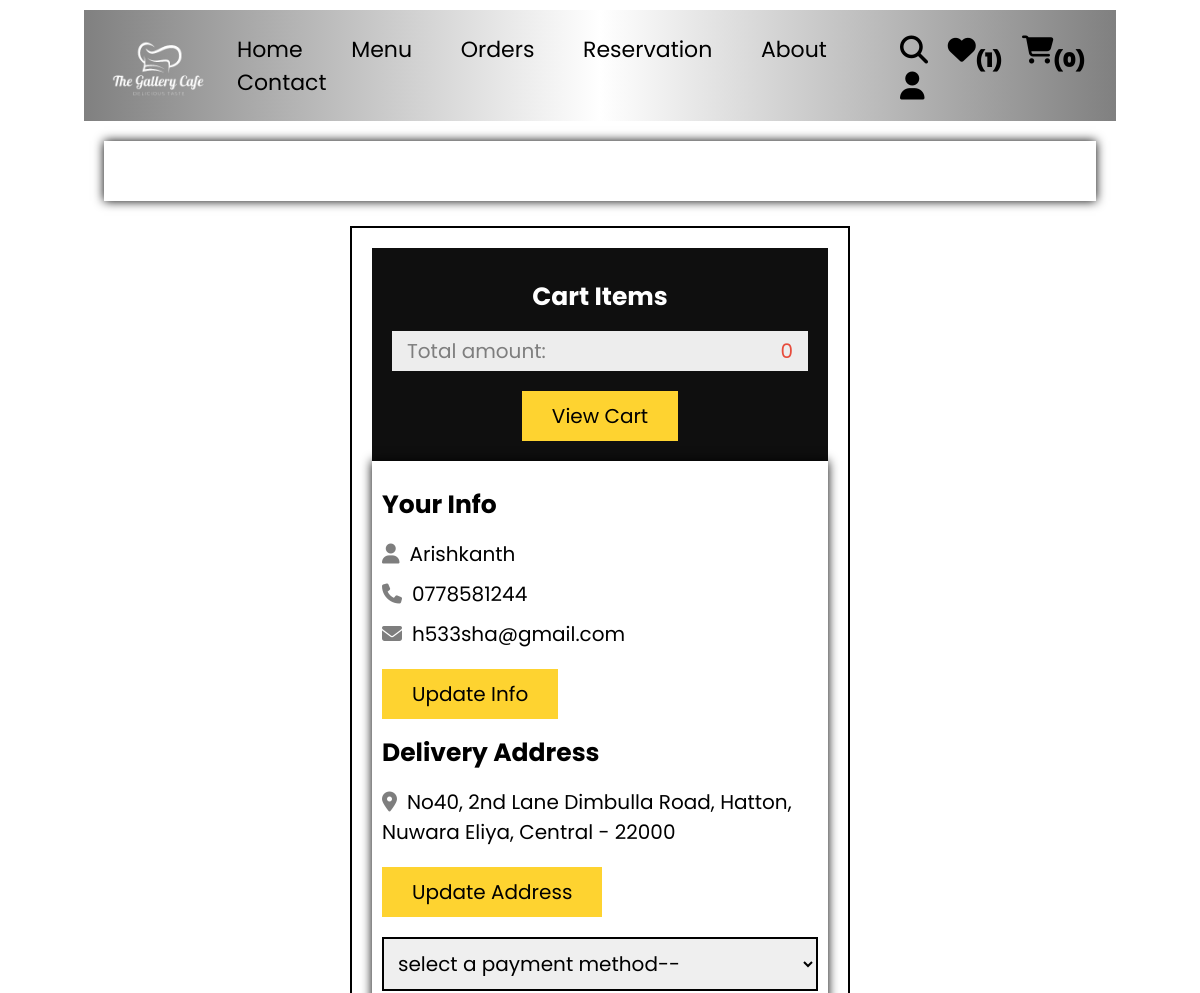
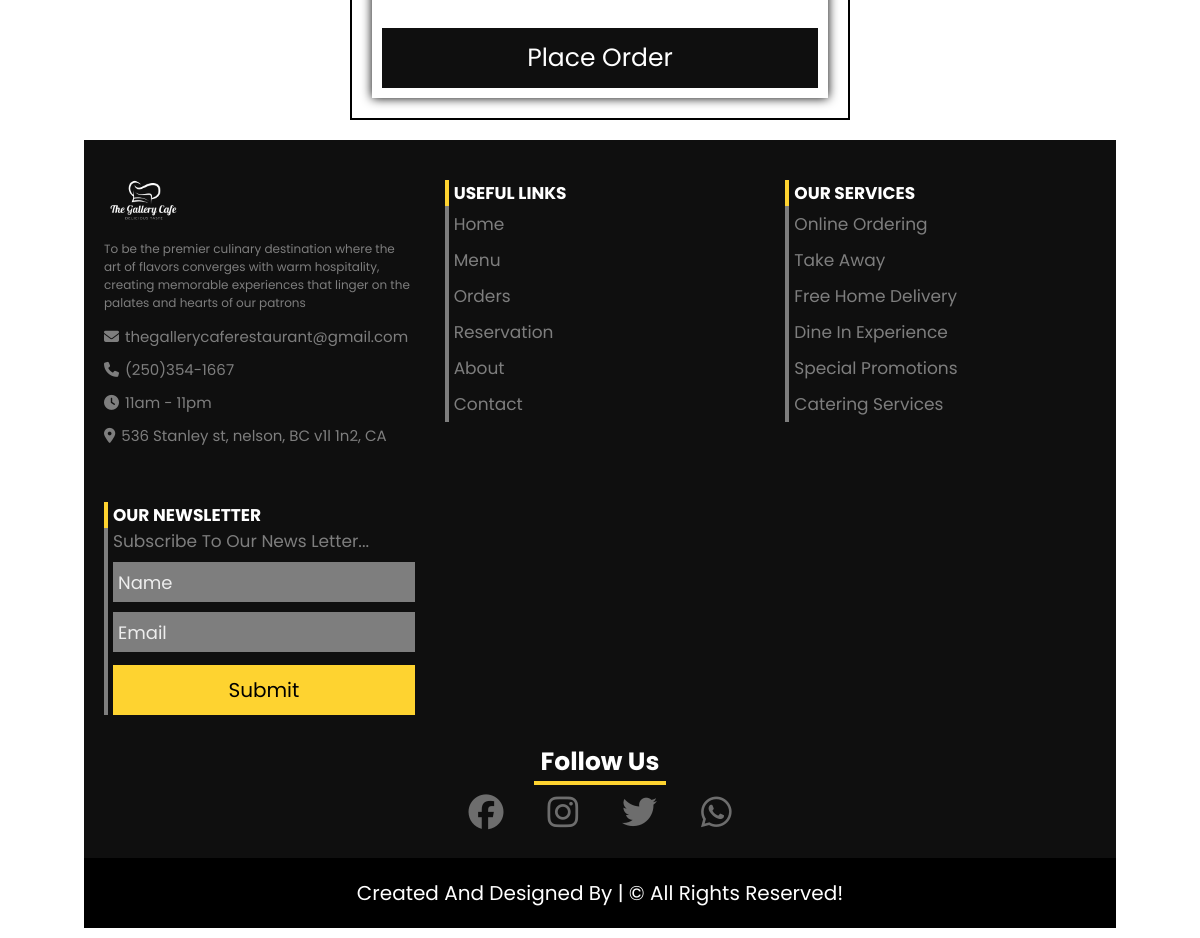
/customer/checkout.php (signed in), run on the app's committed database (2 pictures, top to bottom).
### tables this page shows
CREATE TABLE `users` (
  `id` int(11) NOT NULL,
  `name` varchar(50) NOT NULL,
  `email` varchar(50) NOT NULL,
  `number` varchar(11) NOT NULL,
  `password` char(255) NOT NULL,
  `reg_date` datetime NOT NULL DEFAULT current_timestamp(),
  `address` varchar(255) NOT NULL
);

### customer/checkout.php (the view, shortened to what this page needs)
<?php
    $total = 0;
?>
<!DOCTYPE html>
<html lang="en">
<head>
    <link rel="stylesheet" href="https://cdnjs.cloudflare.com/ajax/libs/font-awesome/6.1.1/css/all.min.css">
    <link rel="stylesheet" href="../CSS/customer_style.css">
</head>
<body>
    <?php include("../components/user_header.php"); ?>
    <section class="checkout">
        <h1 class="title">order summary</h1>
        <form action="<?php echo htmlspecialchars($_SERVER["PHP_SELF"]); ?>" method="post">
            <div class="cart-items">
                <h3>cart items</h3>
                <p class="grand-total"><span class="name">Total amount: </span><span class="price"><?= $total; ?></span></p>
                <div class="view-cart-btn">
                    <a href="cart.php" class="btn">view cart</a>
                </div>
            </div>
            <div class="user-info">
                <h3>your info</h3>
                <?php
                    $user_query = $conn->prepare("SELECT * FROM users WHERE id = ?");
                    $user_query->execute([$user_id]);
                    $fetch_user = $user_query->fetch(PDO::FETCH_ASSOC);
                ?>
                <p><i class="fas fa-user"></i><span><?= $fetch_user['name'] ?></span></p>
                <p><i class="fas fa-phone"></i><span><?= $fetch_user['number'] ?></span></p>
                <p><i class="fas fa-envelope"></i><span><?= $fetch_user['email'] ?></span></p>
                <a href="update_profile.php" class="btn">update info</a>
                <h3>delivery address</h3>
                <p><i class="fas fa-map-marker-alt"></i><span><?php if($fetch_user["address"] == ''){echo "please update your address";}else{ echo $fetch_user["address"];} ?></span></p>
                <a href="update_address.php" class="btn">update address</a>
                <select name="payment_method" class="box" required>
                    <option value="" disabled selected>select a payment method--</option>
                </select>
                <input type="submit" value="place order" name="place_order" class="btn">
            </div>
        </form>
    </section>
</body>
</html>
<?php include("../components/footer.php"); ?>

### CSS/customer_style.css (style rules this page uses)
:root { --yellow: #fed330; --red: #e74c3c; --light-color: #7e7e7e; --border: 2px solid #000; --light: #ededed; --light-black: #0f0f0f; }
* { font-family: 'poppins', sans-serif; margin: 0; padding: 0; box-sizing: border-box; outline: none; border: none; text-decoration: none; }
html { font-size: 62.5%; overflow-x: hidden; scroll-behavior: smooth; stop-opacity: 7rem; scroll-padding-top: 7rem; }
section { margin: 0 auto; max-width: 1300px; padding: 2rem; }
.btn, .delete-btn { margin-top: 1rem; display: inline-block; font-size: 2rem; padding: 1rem 3rem; cursor: pointer; transition: .2s linear; text-transform: capitalize; }
.btn { background-color: var(--yellow); color: #000; }
.title { text-align: center; margin-bottom: 2.5rem; font-size: 4rem; color: #ffffff; text-transform: uppercase; text-decoration: underline; word-spacing: .8rem; text-underline-offset: 1rem; background: transparent; backdrop-filter: blur(20px); box-shadow: 0 0 10px black; }
.checkout form { max-width: 50rem; margin: 0 auto; border: var(--border); padding: 2rem; }
.checkout form h3 { font-size: 2.5rem; text-transform: capitalize; margin: 1.5rem 0; }
.checkout form .cart-items { background-color: var(--light-black); padding: 2rem; }
.checkout form .cart-items h3 { margin-top: 1rem; color: #fff; text-align: center; }
.checkout form .cart-items p { display: flex; align-items: center; gap: 1.5rem; justify-content: space-between; margin: 1rem 0; line-height: 1.5; font-size: 2rem; }
.checkout form .cart-items p .name { color: var(--light-color); }
.checkout form .cart-items p .price { color: var(--yellow); }
.checkout form .cart-items .grand-total { background-color: var(--light); padding: .5rem 1.5rem; }
.checkout form .cart-items .grand-total .price { color: var(--red); }
.checkout form .cart-items .view-cart-btn { text-align: center; }
.checkout form .user-info p { font-size: 2rem; line-height: 1.5; padding-bottom: 1rem; }
.checkout form .user-info p i { color: var(--light-color); margin-right: 1rem; }
.checkout form .user-info p span { color: #000; }
.checkout .user-info { background: transparent; backdrop-filter: blur(20px); box-shadow: 0 0 10px black; padding: 10px; }
.checkout form .user-info .box { width: 100%; border: var(--border); margin: 2rem 0; padding: 1rem; font-size: 2rem; }
.checkout form .user-info input { background-color: var(--light-black); color: #fff; width: 100%; height: 6rem; font-size: 2.5rem; }

### customer/checkout.php (style rules this page uses)
body { background: url('../images/bg1.jpg'); padding: 1rem 7%; background-position: center; background-size: cover; background-repeat: no-repeat; }

### data on the page
users: name "Arishkanth", number "0778581244", email "h533sha@gmail.com", address "No40, 2nd Lane Dimbulla Road, Hatton, Nuwara Eliya, Central - 22000"

### other printed values
$total_user_wishlist_items "1"
count($_SESSION["cart"]) "0"
$total "0"
